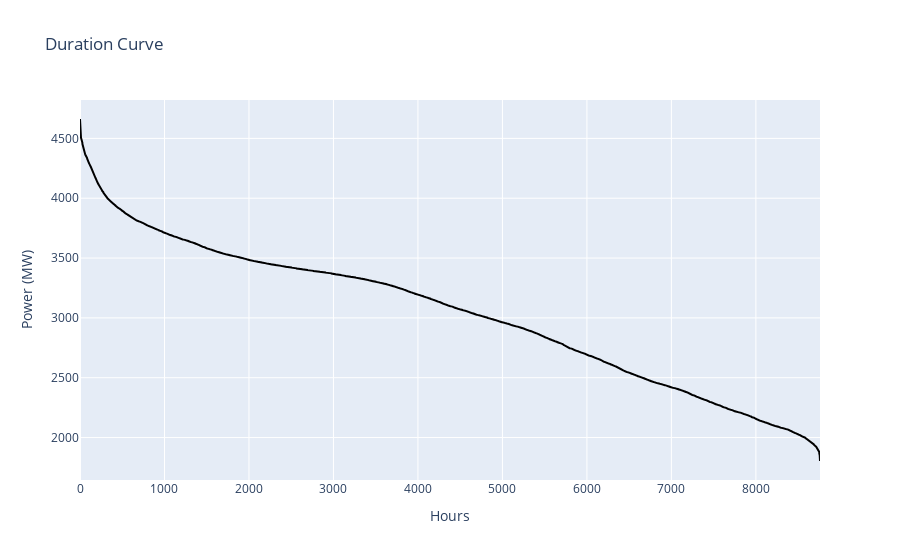

Here is the notebook cell this chart was saved with:
### Code cell
import plotly.graph_objects as go

# Calculate the duration curve for the demand
demand_sorted = network.loads_t.p['load'].sort_values(ascending=False).values

# Create the duration curve plot
fig = go.Figure()

fig.add_trace(go.Scatter(x=list(range(len(demand_sorted))), y=demand_sorted, mode='lines', name='Demand', line=dict(color='black')))

fig.update_layout(title='Duration Curve',
                  xaxis_title='Hours',
                  yaxis_title='Power (MW)',
                  legend=dict(x=0, y=1, traceorder='normal'))

fig.show()

### Figure 1 — Plotly figure (JSON) as saved in the notebook; plotly's stock layout.template omitted (floating-point values rounded to 4 significant figures; data arrays with more than 128 entries replaced by an {"elided": "..."} marker saying what was removed)
{"data": [{"line": {"color": "black"}, "mode": "lines", "name": "Demand", "type": "scatter", "x": {"elided": "8760 int values"}, "y": {"elided": "8760 float values"}}], "layout": {"legend": {"traceorder": "normal", "x": 0, "y": 1}, "title": {"text": "Duration Curve"}, "xaxis": {"title": {"text": "Hours"}}, "yaxis": {"title": {"text": "Power (MW)"}}}}
